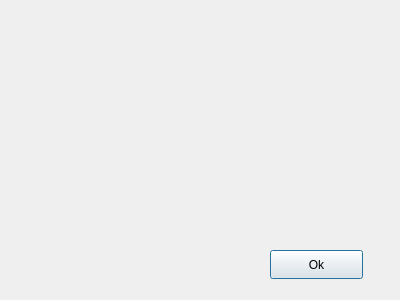
<?xml version="1.0" encoding="UTF-8"?>
<ui version="4.0">
 <class>about_dialog</class>
 <widget class="QDialog" name="about_dialog">
  <property name="geometry">
   <rect>
    <x>0</x>
    <y>0</y>
    <width>400</width>
    <height>300</height>
   </rect>
  </property>
  <property name="windowTitle">
   <string>Dialog</string>
  </property>
  <widget class="QPushButton" name="pushButton">
   <property name="geometry">
    <rect>
     <x>270</x>
     <y>250</y>
     <width>93</width>
     <height>29</height>
    </rect>
   </property>
   <property name="text">
    <string>Ok</string>
   </property>
  </widget>
 </widget>
 <resources/>
 <connections/>
</ui>
